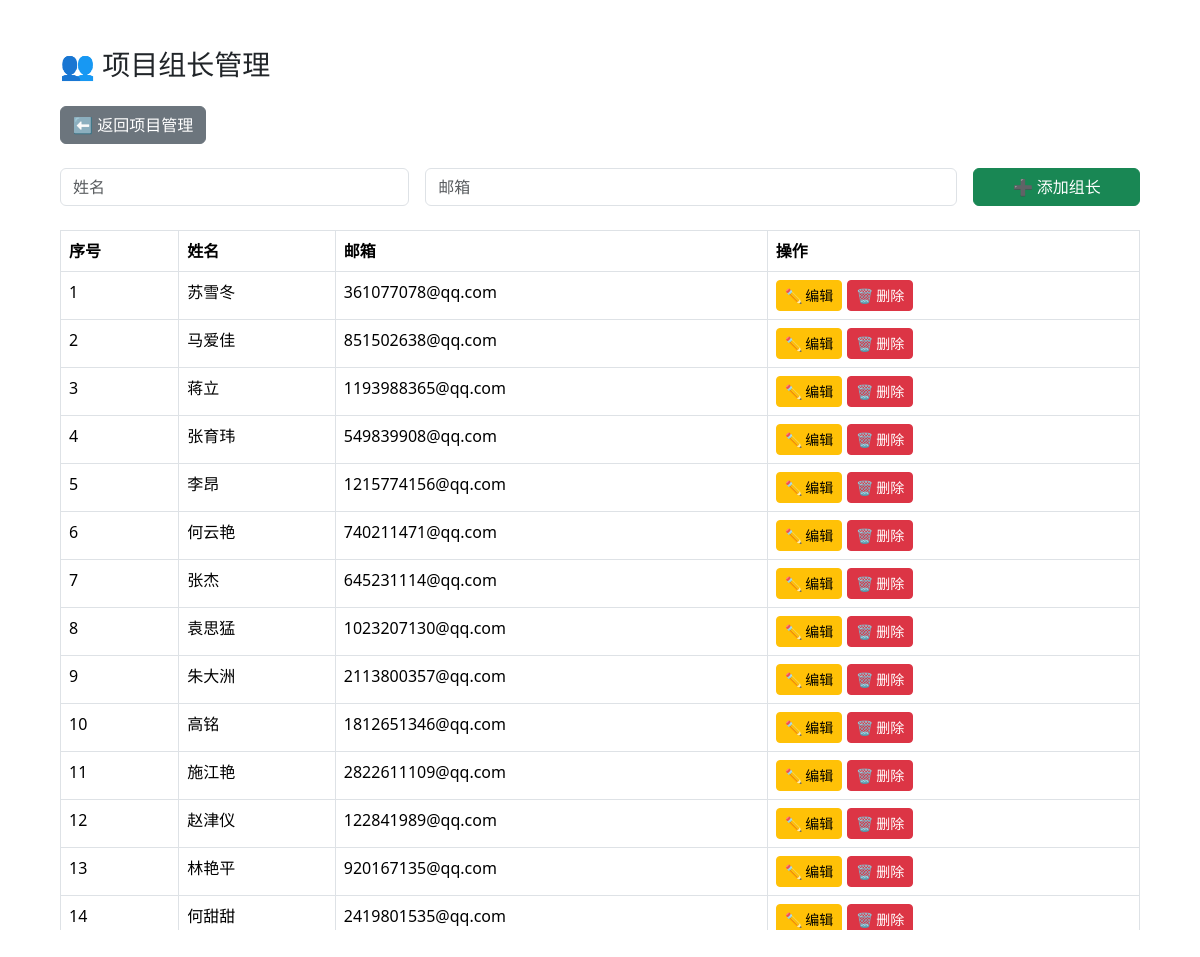
The page /admin/leaders (signed in) on the database its author committed.
### models.py (models this page shows, shortened)
class Leader(db.Model):
    __tablename__ = 'leaders'
    id = db.Column(db.Integer, primary_key=True)
    name = db.Column(db.String(50), nullable=False, unique=True)
    email = db.Column(db.String(120), nullable=False)

### app.py (the view)
@app.route('/admin/leaders')
def manage_leaders():
    if not session.get('admin'):
        return redirect(url_for('login'))
    leaders = Leader.query.order_by(Leader.id).all()
    return render_template('manage_leaders.html', leaders=leaders)

### app.py (called while the page is built)
@app.context_processor
def inject_now_string():
    return dict(now_string=now_string)

### templates/manage_leaders.html (shortened to what this page needs)
<!DOCTYPE html>
<html lang="zh-CN">
<head>
    <link href="https://cdn.jsdelivr.net/npm/bootstrap@5.3.2/dist/css/bootstrap.min.css" rel="stylesheet">
</head>
<body class="p-5">
    <div class="container">
        <h3 class="mb-4">👥 项目组长管理</h3>
        <a href="{{ url_for('admin_panel') }}" class="btn btn-secondary mb-4">⬅ 返回项目管理</a>
        <form method="POST" action="{{ url_for('add_leader') }}" class="row g-3 mb-4">
            <div class="col-md-4">
                <input type="text" class="form-control" name="name" placeholder="姓名" required>
            </div>
            <div class="col-md-6">
                <input type="email" class="form-control" name="email" placeholder="邮箱" required>
            </div>
            <div class="col-md-2">
                <button type="submit" class="btn btn-success w-100">➕ 添加组长</button>
            </div>
        </form>
        <div style="max-height: 700px; overflow-y: auto;">
            <table class="table table-bordered table-hover">
                <thead>
                    <tr>
                        <th>序号</th>
                        <th>姓名</th>
                        <th>邮箱</th>
                        <th>操作</th>
                    </tr>
                </thead>
                <tbody>
                    {% for leader in leaders %}
                    <tr>
                        <td>{{ loop.index }}</td>
                        <td>{{ leader.name }}</td>
                        <td>{{ leader.email }}</td>
                        <td>
                            <a href="{{ url_for('edit_leader', leader_id=leader.id) }}" class="btn btn-warning btn-sm">✏️ 编辑</a>
                            <form method="POST" action="{{ url_for('delete_leader', leader_id=leader.id) }}" style="display:inline-block;">
                                <button type="submit" class="btn btn-danger btn-sm" onclick="return confirm('确认删除此组长？')">🗑 删除</button>
                            </form>
                        </td>
                    </tr>
                    {% else %}
                    <tr><td colspan="4" class="text-center">暂无组长信息</td></tr>
                    {% endfor %}
                </tbody>
            </table>
        </div>
    </div>
</body>
</html>

### rows shown on the page
Leader: name "苏雪冬", email "361077078@qq.com"
Leader: name "马爱佳", email "851502638@qq.com"
Leader: name "蒋立", email "1193988365@qq.com"
Leader: name "张育玮", email "549839908@qq.com"
Leader: name "李昂", email "1215774156@qq.com"
Leader: name "何云艳", email "740211471@qq.com"
Leader: name "张杰", email "645231114@qq.com"
Leader: name "袁思猛", email "1023207130@qq.com"
Leader: name "朱大洲", email "2113800357@qq.com"
Leader: name "高铭", email "1812651346@qq.com"
Leader: name "施江艳", email "2822611109@qq.com"
Leader: name "赵津仪", email "122841989@qq.com"
Leader: name "林艳平", email "920167135@qq.com"
Leader: name "何甜甜", email "2419801535@qq.com"
